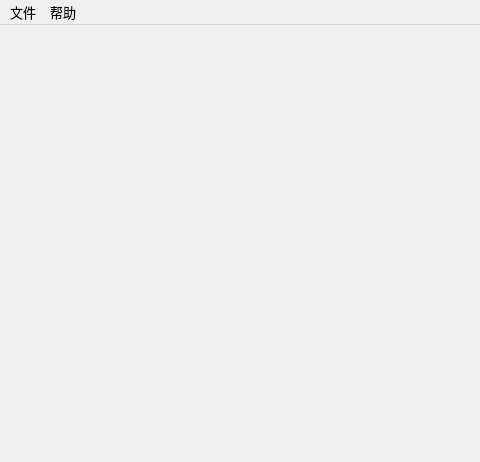
<?xml version="1.0" encoding="UTF-8"?>
<ui version="4.0">
 <class>MainWindow</class>
 <widget class="QMainWindow" name="MainWindow">
  <property name="geometry">
   <rect>
    <x>0</x>
    <y>0</y>
    <width>480</width>
    <height>462</height>
   </rect>
  </property>
  <property name="font">
   <font>
    <family>Leelawadee UI</family>
    <pointsize>12</pointsize>
   </font>
  </property>
  <property name="windowTitle">
   <string>AudioClient</string>
  </property>
  <property name="windowIcon">
   <iconset resource="../../../resource.qrc">
    <normaloff>:/icon/logo</normaloff>:/icon/logo</iconset>
  </property>
  <widget class="QWidget" name="centralwidget">
   <layout class="QGridLayout" name="gridLayout">
    <property name="leftMargin">
     <number>0</number>
    </property>
    <property name="topMargin">
     <number>0</number>
    </property>
    <property name="rightMargin">
     <number>0</number>
    </property>
    <property name="bottomMargin">
     <number>0</number>
    </property>
    <property name="spacing">
     <number>0</number>
    </property>
    <item row="0" column="0">
     <widget class="QStackedWidget" name="windows">
      <property name="currentIndex">
       <number>-1</number>
      </property>
     </widget>
    </item>
   </layout>
  </widget>
  <widget class="QMenuBar" name="menubar">
   <property name="geometry">
    <rect>
     <x>0</x>
     <y>0</y>
     <width>480</width>
     <height>23</height>
    </rect>
   </property>
   <property name="font">
    <font>
     <family>Leelawadee UI</family>
     <pointsize>10</pointsize>
    </font>
   </property>
   <widget class="QMenu" name="menu_file">
    <property name="font">
     <font>
      <family>Leelawadee UI</family>
      <pointsize>10</pointsize>
     </font>
    </property>
    <property name="title">
     <string>文件</string>
    </property>
    <addaction name="action_settings"/>
   </widget>
   <widget class="QMenu" name="menu_help">
    <property name="font">
     <font>
      <family>Leelawadee UI</family>
      <pointsize>10</pointsize>
     </font>
    </property>
    <property name="title">
     <string>帮助</string>
    </property>
    <addaction name="action_about"/>
    <addaction name="action_about_qt"/>
   </widget>
   <addaction name="menu_file"/>
   <addaction name="menu_help"/>
  </widget>
  <action name="action_settings">
   <property name="icon">
    <iconset>
     <normaloff>:/icon/icon/settings.svg</normaloff>:/icon/icon/settings.svg</iconset>
   </property>
   <property name="text">
    <string>首选项</string>
   </property>
  </action>
  <action name="action_about">
   <property name="text">
    <string>关于</string>
   </property>
  </action>
  <action name="action_about_qt">
   <property name="text">
    <string>关于Qt</string>
   </property>
  </action>
 </widget>
 <resources>
  <include location="../../../resource.qrc"/>
 </resources>
 <connections/>
</ui>
